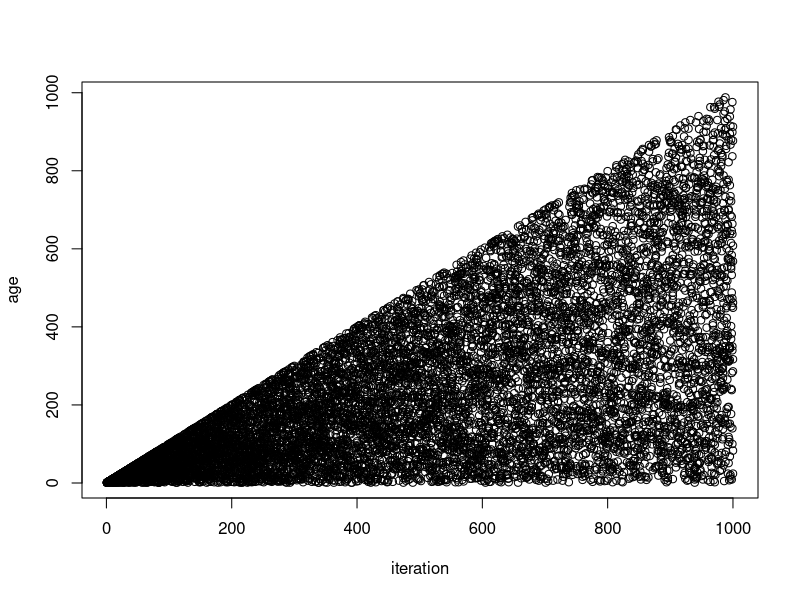
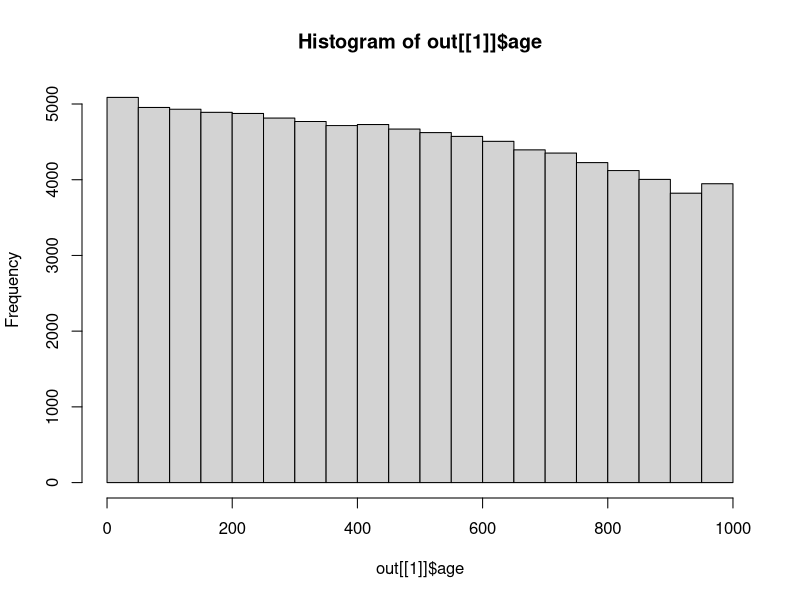

The R source for these figures, in order:
## ---- chunk 1
p0 <- 100
r_in <- 10
r_out <- 10
dt <- 1
time <- 10

rtsim <- function(p0, r_in, out, dt, time) {

  # Create initial pool
  p <- data.frame(key = 1:p0, age = 0)

  # And other pool
  o <- data.frame()

  n <- time %/% dt

  # Loop through times
  for (t in 1:n) {

    # Add new keys
    new_keys <- 1:r_in + max(p$key)

    # Select random keys for removal
    old_keys <- sample(p$key, r_out)

    # Update age
    p$age <- p$age + dt

    # And other pool
    oi <- data.frame(iteration = t, p[p$key %in% old_keys, ]) 
    o <- rbind(o, oi)

    # Update pool
    p <- rbind(p[!p$key %in% old_keys, ], data.frame(key = new_keys, age = 0))
    
  }

  return(list(current = p, exited = o))

}
  

## ---- chunk 2
out <- rtsim(1000, 100, 100, 1, 1000)
## ---- chunk 3
plot(age ~ iteration, data = out[[2]])
hist(out[[1]]$age)
mean(out[[1]]$age)
median(out[[1]]$age)
